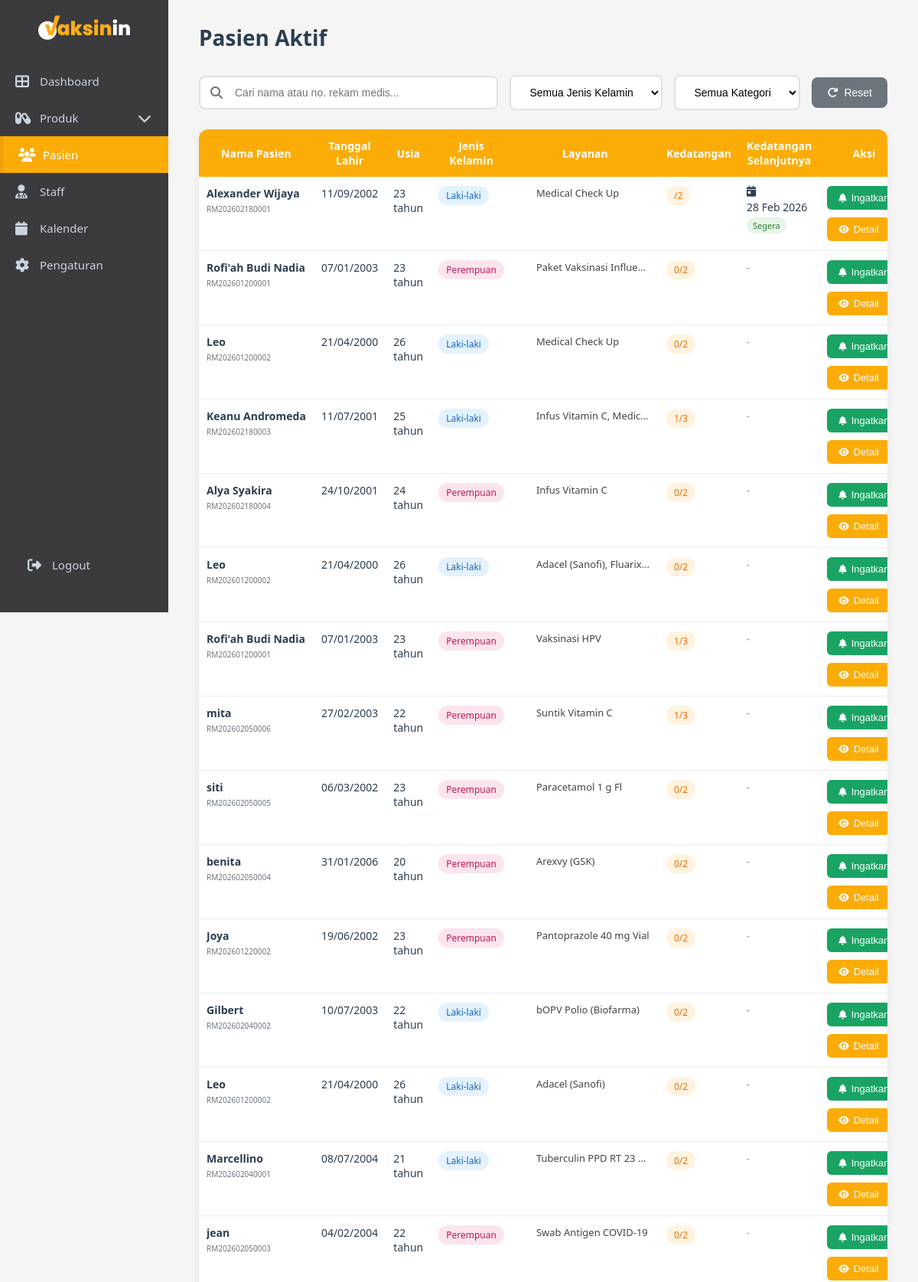
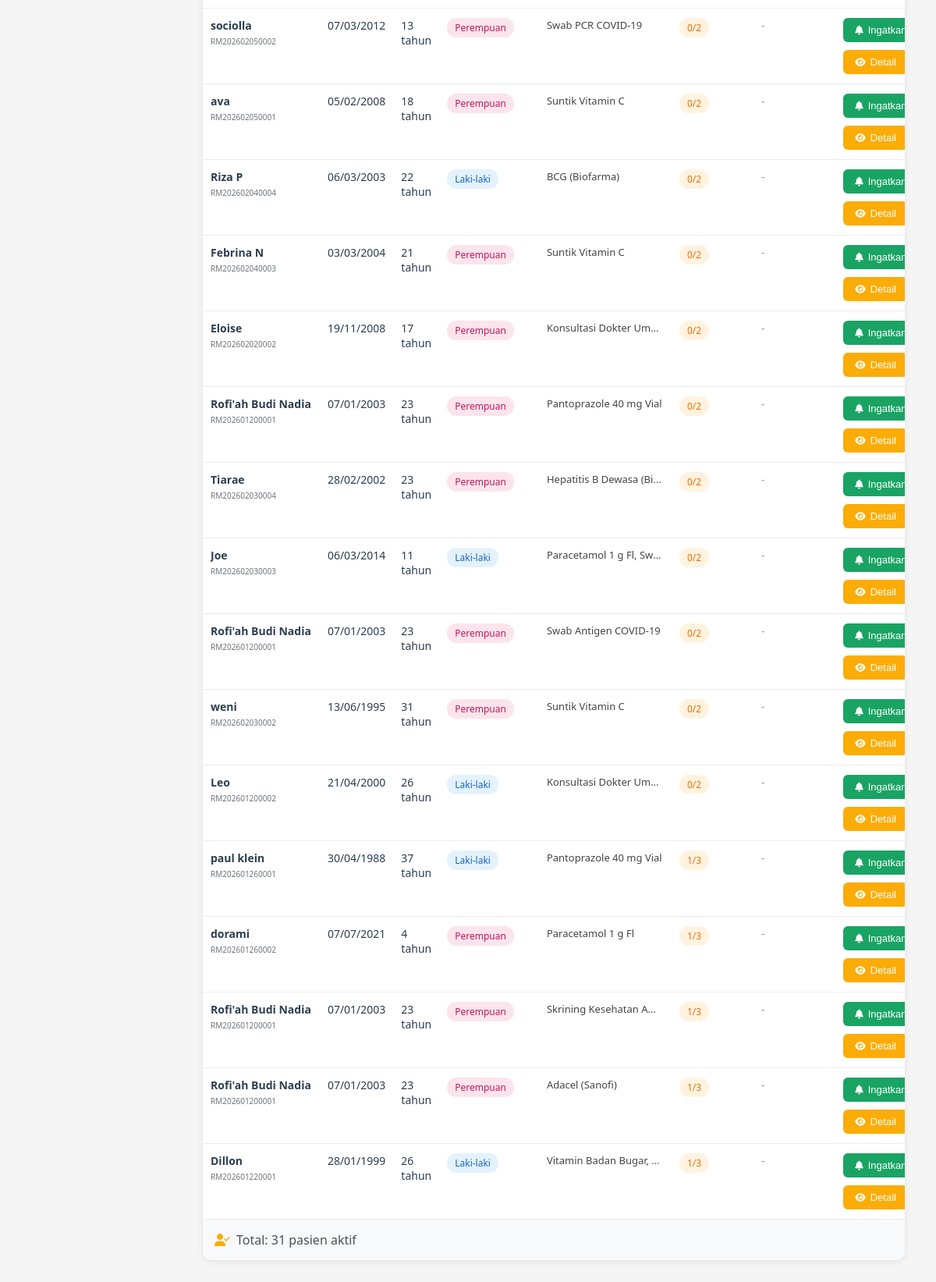
The page /admin/patients.php on the database as committed earlier (2 pictures, top to bottom).
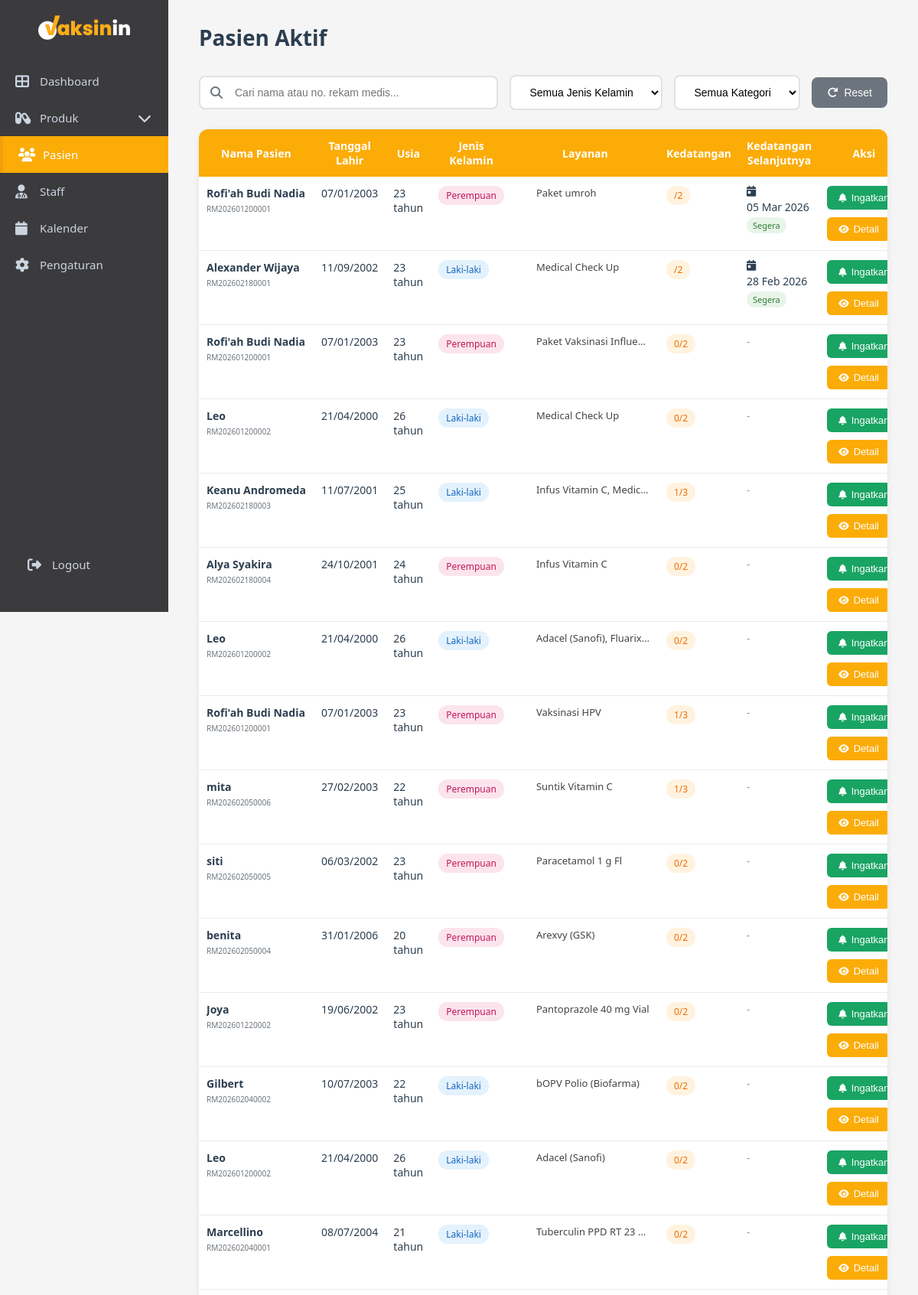
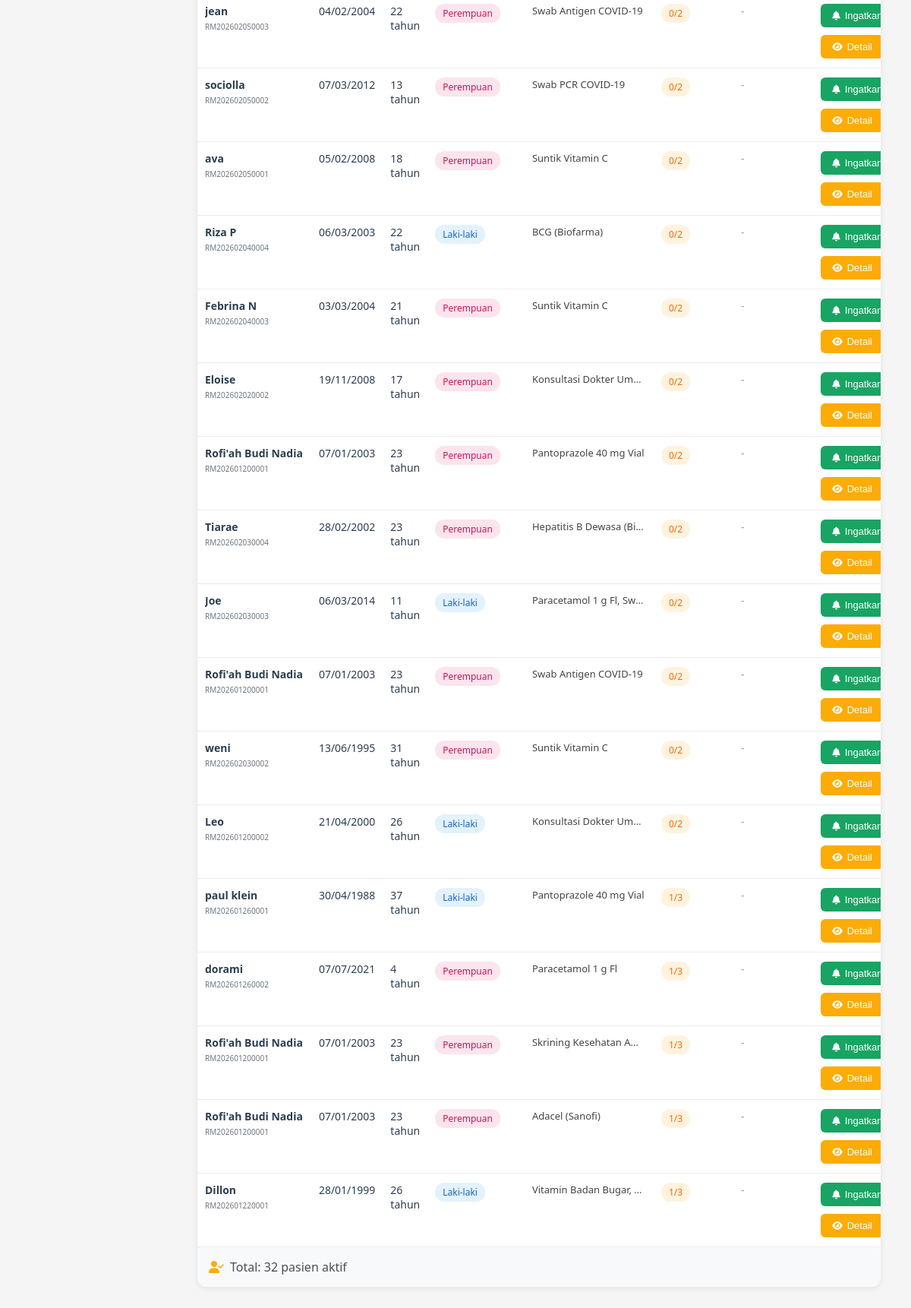
The same page on the database as committed later (2 pictures, top to bottom).
### tables this page shows
CREATE TABLE `tindakan` (
  `id` int NOT NULL,
  `booking_id` int DEFAULT NULL,
  `patient_id` int DEFAULT NULL,
  `keluhan` text,
  `kipi_sebelumnya` text,
  `kontraindikasi` text,
  `anamnesis` text,
  `pemeriksaan_fisik` text,
  `diagnosis` text,
  `tatalaksana` text,
  `suhu` decimal(4,1) DEFAULT NULL,
  `tekanan_darah` varchar(10) DEFAULT NULL,
  `respirasi` int DEFAULT NULL,
  `nadi` int DEFAULT NULL,
  `status` varchar(20) DEFAULT NULL,
  `created_at` timestamp NOT NULL DEFAULT CURRENT_TIMESTAMP,
  `updated_at` datetime DEFAULT NULL,
  `jenis_vaksin` varchar(100) DEFAULT NULL,
  `batch_vaksin` varchar(100) DEFAULT NULL,
  `expired_vaksin` date DEFAULT NULL,
  `kedatangan_ke` int DEFAULT NULL,
  `kedatangan_selanjutnya` date DEFAULT NULL,
  `bb` float DEFAULT NULL,
  `tb` float DEFAULT NULL,
  `lingkar_kepala` float DEFAULT NULL,
  `pf_lainnya` text
);

CREATE TABLE `patients` (
  `id` int NOT NULL,
  `no_rekam_medis` varchar(20) NOT NULL,
  `nama_lengkap` varchar(100) NOT NULL,
  `nama_panggilan` varchar(50) DEFAULT NULL,
  `tanggal_lahir` date NOT NULL,
  `usia` int DEFAULT NULL,
  `kategori_usia` enum('Anak','Dewasa') NOT NULL,
  `jenis_kelamin` enum('L','P') NOT NULL,
  `nik` varchar(16) DEFAULT NULL,
  `paspor` varchar(20) DEFAULT NULL,
  `kebangsaan` varchar(50) DEFAULT 'Indonesia',
  `pekerjaan` varchar(100) DEFAULT NULL,
  `nama_wali` varchar(100) DEFAULT NULL,
  `riwayat_alergi` text,
  `riwayat_penyakit` text,
  `riwayat_obat` text,
  `pelayanan` varchar(50) NOT NULL,
  `created_at` timestamp NOT NULL DEFAULT CURRENT_TIMESTAMP,
  `updated_at` timestamp NOT NULL DEFAULT CURRENT_TIMESTAMP ON UPDATE CURRENT_TIMESTAMP
);

### admin/patients.php (the view, shortened to what this page needs)
<?php
include "../config.php";
$current_page = 'patients.php';
$search = filter_input(INPUT_GET, 'search', FILTER_SANITIZE_STRING) ?? '';
$where_conditions = [];
$where_sql = !empty($where_conditions) ? "WHERE " . implode(" AND ", $where_conditions) : '';
$sql = "
    SELECT
        p.id,
        p.no_rekam_medis,
        p.nama_lengkap,
        p.tanggal_lahir,
        p.usia,
        p.jenis_kelamin,
        p.kategori_usia,
        t.id as tindakan_id,
        t.booking_id,
        GROUP_CONCAT(DISTINCT bs.nama_layanan SEPARATOR ', ') as layanan,
        t.kedatangan_ke,
        t.kedatangan_selanjutnya,
        t.status as status_tindakan,
        b.tanggal_booking,
        b.waktu_booking
    FROM patients p
    LEFT JOIN tindakan t ON p.id = t.patient_id
    LEFT JOIN bookings b ON t.booking_id = b.id
    LEFT JOIN booking_services bs ON b.id = bs.booking_id
    $where_sql
    GROUP BY p.id, t.id
    HAVING t.id IS NOT NULL
    ORDER BY t.created_at DESC
";
$stmt = $conn->prepare($sql);
$stmt->execute();
$result = $stmt->get_result();
$patients = $result->fetch_all(MYSQLI_ASSOC);
?>
<!DOCTYPE html>
<html lang="id">
<head>
    <link rel="stylesheet" href="css/admin.css">
    <link rel="stylesheet" href="css/patients.css">
    <link rel="stylesheet" href="css/sidebar-toggle.css">
    <link rel="stylesheet" href="https://cdnjs.cloudflare.com/ajax/libs/font-awesome/6.4.0/css/all.min.css">
</head>
<body>
    <div class="sidebar">
        <div class="logo">
            <img src="vaksinin-logo.png" alt="Vaksinin" class="logo-full">
        </div>
        <nav class="nav-menu">
            <a href="dashboard.php" class="nav-item">
                <i class="fas fa-th-large"></i>
                <span>Dashboard</span>
            </a>
            <a href="javascript:void(0)"
                class="nav-item has-submenu <?= in_array($current_page, ['products.php','products_pelayanan.php']) ? 'active open' : '' ?>"
                onclick="toggleSubmenu(this)">
                <i class="fas fa-capsules"></i>
                <span>Produk</span>
                <i class="fas fa-chevron-down arrow"></i>
            </a>
            <a href="patients.php" class="nav-item <?= $current_page == 'patients.php' ? 'active' : '' ?>">
                <i class="fas fa-users"></i>
                <span>Pasien</span>
            </a>
            <a href="staff.php" class="nav-item">
                <i class="fas fa-user-md"></i>
                <span>Staff</span>
            </a>
            <a href="calendar_setting.php" class="nav-item">
                <i class="fas fa-calendar"></i>
                <span>Kalender</span>
            </a>
            <a href="#" class="nav-item">
                <i class="fas fa-cog"></i>
                <span>Pengaturan</span>
            </a>
        </nav>
        <div class="sidebar-footer">
            <a href="#" class="logout-btn">
                <i class="fas fa-sign-out-alt"></i>
                <span>Logout</span>
            </a>
        </div>
    </div>
    <div class="main-content">
        <div class="patients-container">
            <h1 class="page-title">
                Pasien Aktif
            </h1>
            <div class="search-filter-section">
                <div class="search-box">
                    <i class="fas fa-search"></i>
                    <input type="text"
                           id="searchInput"
                           placeholder="Cari nama atau no. rekam medis..."
                           value="<?= htmlspecialchars($search) ?>"
                           onkeyup="handleSearch()">
                </div>
                <select id="jenisKelaminFilter" class="filter-dropdown" onchange="handleFilter()">
                    <option value="">Semua Jenis Kelamin</option>
                </select>
                <select id="kategoriFilter" class="filter-dropdown" onchange="handleFilter()">
                    <option value="">Semua Kategori</option>
                </select>
                <button class="btn-reset" onclick="resetFilters()">
                    <i class="fas fa-redo"></i> Reset
                </button>
            </div>
            <div class="table-container">
                <?php if (!empty($patients)): ?>
                    <div class="table-responsive">
                        <table class="patients-table">
                            <thead>
                                <tr>
                                    <th>Nama Pasien</th>
                                    <th>Tanggal Lahir</th>
                                    <th>Usia</th>
                                    <th>Jenis Kelamin</th>
                                    <th>Layanan</th>
                                    <th>Kedatangan</th>
                                    <th>Kedatangan Selanjutnya</th>
                                    <th>Aksi</th>
                                </tr>
                            </thead>
                            <tbody>
                                <?php foreach ($patients as $patient): ?>
                                    <tr data-patient-id="<?= $patient['id'] ?>">
                                        <td>
                                            <div class="patient-name">
                                                <strong><?= htmlspecialchars($patient['nama_lengkap']) ?></strong>
                                                <?php if (!empty($patient['no_rekam_medis'])): ?>
                                                    <div class="patient-mrn">
                                                        <small><?= htmlspecialchars($patient['no_rekam_medis']) ?></small>
                                                    </div>
                                                <?php endif; ?>
                                            </div>
                                        </td>
                                        <td><?= !empty($patient['tanggal_lahir']) ? date('d/m/Y', strtotime($patient['tanggal_lahir'])) : '-' ?></td>
                                        <td>
                                            <span class="badge-age"><?= $patient['usia'] ?> tahun</span>
                                        </td>
                                        <td>
                                            <span class="badge-gender <?= $patient['jenis_kelamin'] == 'L' ? 'badge-male' : 'badge-female' ?>">
                                                <?= $patient['jenis_kelamin'] == 'L' ? 'Laki-laki' : 'Perempuan' ?>
                                            </span>
                                        </td>
                                        <td>
                                            <span class="service-list"><?= htmlspecialchars($patient['layanan'] ?: '-') ?></span>
                                        </td>
                                        <td>
                                            <span class="visit-count">
                                                <?= $patient['kedatangan_ke'] ?>/<?= ($patient['kedatangan_ke'] ?? 0) + 2 ?>
                                            </span>
                                        </td>
                                        <td>
                                            <?php if (!empty($patient['kedatangan_selanjutnya'])): ?>
                                                <div class="next-visit">
                                                    <i class="fas fa-calendar-day"></i>
                                                    <span><?= date('d M Y', strtotime($patient['kedatangan_selanjutnya'])) ?></span>
                                                    <?php
                                                    $next_visit = strtotime($patient['kedatangan_selanjutnya']);
                                                    $today = time();
                                                    $diff_days = floor(($next_visit - $today) / (60 * 60 * 24));
                                                    if ($diff_days <= 7 && $diff_days >= 0): ?>
                                                        <span class="badge-soon">Segera</span>
                                                    <?php elseif ($diff_days < 0): ?>
                                                        <span class="badge-overdue">Terlambat</span>
                                                    <?php endif; ?>
                                                </div>
                                            <?php else: ?>
                                                <span class="no-visit">-</span>
                                            <?php endif; ?>
                                        </td>
                                        <td>
                                            <div class="action-buttons">
                                                <button type="button"
                                                        class="btn-reminder"
                                                        onclick="ingatkanPasien(<?= $patient['id'] ?>, '<?= htmlspecialchars($patient['nama_lengkap']) ?>')">
                                                    <i class="fas fa-bell"></i> Ingatkan
                                                </button>
                                                <button type="button"
                                                        class="btn-view"
                                                        onclick="window.location.href='patient_detail.php?id=<?= $patient['id'] ?>'">
                                                    <i class="fas fa-eye"></i> Detail
                                                </button>
                                            </div>
                                        </td>
                                    </tr>
                                <?php endforeach; ?>
                            </tbody>
                        </table>
                    </div>
                    <div class="table-footer">
                        <div class="total-count">
                            <i class="fas fa-user-check"></i>
                            <span>Total: <?= count($patients) ?> pasien aktif</span>
                        </div>
                    </div>
                <?php endif; ?>
            </div>
        </div>
    </div>
</body>
</html>

### admin/css/admin.css (style rules this page uses)
* { margin: 0; padding: 0; box-sizing: border-box; }
body { font-family: 'Segoe UI', Tahoma, Geneva, Verdana, sans-serif; background: #f5f5f5; display: flex; min-height: 100vh; }
.main-content { margin-left: 220px; flex: 1; padding: 30px 40px; background: #f5f5f5; }
.service-list { margin-left: 22px; font-size: 13px; color: #444; line-height: 1.5; }
.patient-name { white-space: nowrap; overflow: hidden; text-overflow: ellipsis; }

### admin/css/patients.css (style rules this page uses)
.page-title { font-size: 28px; font-weight: 600; color: #2c3e50; margin-bottom: 30px; display: flex; align-items: center; gap: 10px; }
.search-filter-section { display: flex; gap: 15px; margin-bottom: 25px; flex-wrap: wrap; align-items: center; }
.search-box { position: relative; flex: 1; min-width: 250px; }
.search-box i { position: absolute; left: 15px; top: 50%; transform: translateY(-50%); color: #6c757d; font-size: 16px; }
.search-box input { width: 100%; padding: 12px 15px 12px 45px; border: 2px solid #dee2e6; border-radius: 8px; font-size: 14px; transition: border-color 0.3s; }
.filter-dropdown { padding: 12px 20px; border: 2px solid #dee2e6; border-radius: 8px; font-size: 14px; background: white; cursor: pointer; min-width: 150px; transition: border-color 0.3s; }
.btn-reset { background-color: #6c757d; color: white; border: none; padding: 12px 20px; border-radius: 8px; cursor: pointer; font-weight: 500; transition: background-color 0.3s; display: flex; align-items: center; gap: 8px; font-size: 14px; }
.table-container { background: white; border-radius: 12px; box-shadow: 0 2px 8px rgba(0,0,0,0.08); overflow: hidden; }
.table-responsive { overflow-x: auto; }
.patients-table { width: 100%; border-collapse: collapse; }
.patients-table thead { background-color: #fbac07; }
.patients-table thead th { padding: 18px 15px; font-weight: 600; color: white; font-size: 14px; text-transform: none; letter-spacing: normal; text-align: center; vertical-align: middle; }
.patients-table tbody td { padding: 15px; border-bottom: 1px solid #e9ecef; font-size: 14px; color: #2c3e50; vertical-align: top; }
.patients-table tbody tr { transition: background-color 0.3s; }
.patients-table tbody tr:last-child td { border-bottom: none; }
.patient-name { display: flex; flex-direction: column; }
.patient-mrn { font-size: 12px; color: #6c757d; margin-top: 2px; }
.badge-gender { padding: 4px 10px; border-radius: 12px; font-size: 12px; font-weight: 500; display: inline-block; }
.badge-male { background-color: #e3f2fd; color: #1565c0; }
.badge-female { background-color: #fce4ec; color: #c2185b; }
.service-list { display: inline-block; max-width: 150px; white-space: nowrap; overflow: hidden; text-overflow: ellipsis; }
.visit-count { background-color: #fff3e0; color: #ef6c00; padding: 4px 10px; border-radius: 12px; font-size: 12px; font-weight: 500; display: inline-block; }
.next-visit { display: flex; flex-direction: column; gap: 4px; }
.badge-soon { background-color: #e8f5e9; color: #2e7d32; padding: 3px 8px; border-radius: 10px; font-size: 11px; font-weight: 500; display: inline-block; width: fit-content; }
.no-visit { color: #9e9e9e; font-style: italic; }
.action-buttons { display: flex; gap: 10px; flex-wrap: wrap; }
.btn-reminder { background-color: #19a463; color: white; border: none; padding: 8px 15px; border-radius: 6px; cursor: pointer; font-size: 13px; font-weight: 500; transition: all 0.3s; display: inline-flex; align-items: center; gap: 6px; white-space: nowrap; }
.btn-reminder i { font-size: 12px; }
.btn-view { background-color: #fbac07; color: white; border: none; padding: 8px 15px; border-radius: 6px; cursor: pointer; font-size: 13px; font-weight: 500; transition: all 0.3s; display: inline-flex; align-items: center; gap: 6px; white-space: nowrap; }
.btn-view i { font-size: 12px; }
.table-footer { padding: 15px; border-top: 1px solid #eee; background-color: #f8f9fa; display: flex; justify-content: space-between; align-items: center; }
.total-count { display: flex; align-items: center; gap: 8px; color: #495057; font-weight: 500; }
.total-count i { color: #fbac07; }
@media (max-width: 1200px) { .patients-table { font-size: 13px; } }
@media (max-width: 1200px) { .patients-table thead th, .patients-table tbody td { padding: 12px 10px; } }

Rows that differ between the two databases and show on the page:
added tindakan: patient.nama_lengkap "Rofi'ah Budi Nadia", patient.no_rekam_medis "RM202601200001", patient.tanggal_lahir "07/01/2003", patient.usia "23", shows "Perempuan", layanan "Paket umroh", ($patient['kedatangan_ke'] ?? 0) + 2 "2", kedatangan_selanjutnya "05 Mar 2026", shows "Segera"
Other text that changed with them:
count($patients): "31" → "32"
